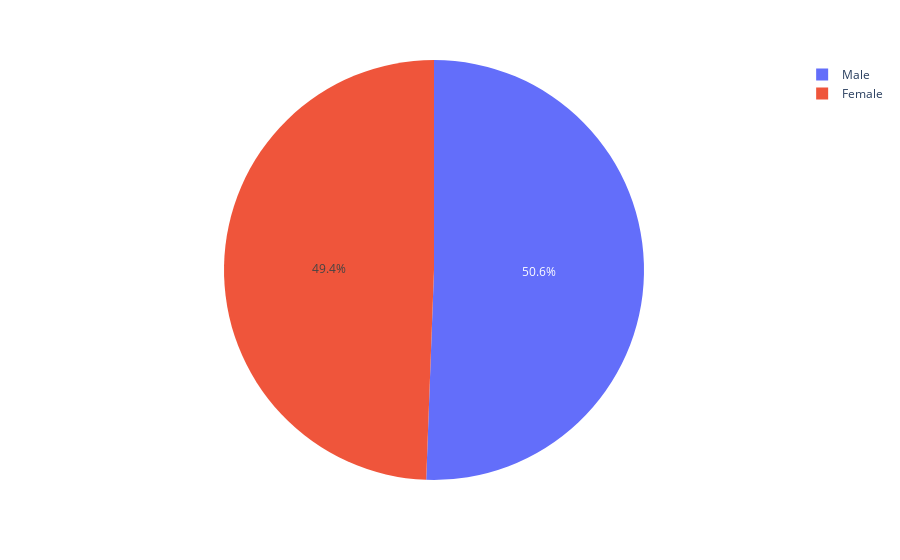

Here is the notebook cell this chart was saved with:
### Markdown cell above
Although not a huge data set it is still hard to understand our results in this format. The visualization below should help us out.

### Code cell
fig = px.pie(gender_split, values='counts', names='Gender')
fig.show()

### Figure 1 — Plotly figure (JSON) as saved in the notebook; plotly's stock layout.template omitted (floating-point values rounded to 4 significant figures)
{"data": [{"domain": {"x": [0, 1], "y": [0, 1]}, "hovertemplate": "Gender=%{label}<br>counts=%{value}<extra></extra>", "labels": ["Female", "Male", "Female", "Male", "Female", "Male", "Female", "Male", "Female", "Male", "Female", "Male", "Female", "Male"], "legendgroup": "", "name": "", "showlegend": true, "type": "pie", "values": [173, 99, 141, 146, 156, 195, 2, 295, 323, 1, 145, 145, 103, 187]}], "layout": {"autosize": true, "legend": {"tracegroupgap": 0}, "margin": {"t": 60}}}
